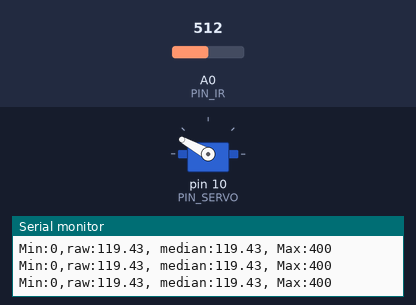
A sketch run on a simulated Arduino Uno, built with avr-gcc and run on an emulated ATmega328P. On the bench: servo, the last lines printed to the serial monitor. The inputs (shaded band) are chosen by the test bench; at power-on: A0 (PIN_IR) = 512.

Above: at 1.2 s.
1.3 s: A0 (PIN_IR) set to 270
2.8 s: A0 (PIN_IR) set to 250
At 3.2 s:
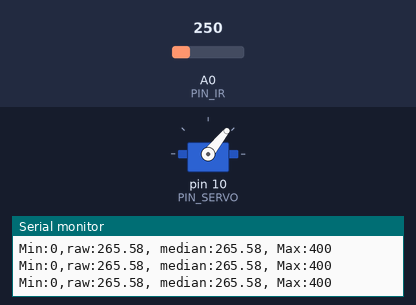
4.4 s: A0 (PIN_IR) set to 306
At 5.6 s:
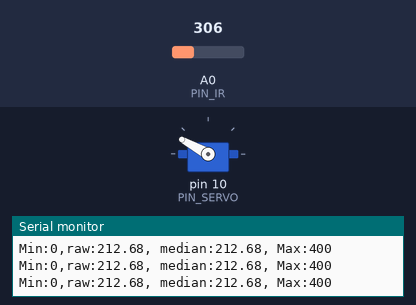
5.9 s: A0 (PIN_IR) set to 245
At 6.7 s:
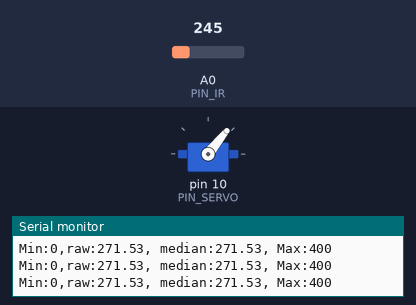
Timing chart, 0 to 8.5 s (numbered marks = the images above; inputs shaded):
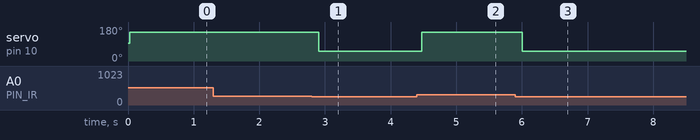

The sketch:

21_bbc_20181615.ino
```cpp
#include <Servo.h>

// Arduino pin assignment
#define PIN_IR A0
#define PIN_SERVO 10

// Configurable parameters
#define INTERVAL 25    // 샘플링 주기
#define _DIST_MIN 70   // 측정 가능한 최소 거리 (unit: mm)
#define _DIST_MAX 450  // 측정 가능한 최대 거리 (unit: mm)
#define _DUTY_MIN 1065 // 최고 각도
#define _DUTY_NEU 1520 // 수평
#define _DUTY_MAX 2100 // 최저 각도

// Global variables
float dist_min, dist_max, dist_raw; // unit: mm
unsigned long last_sampling_time;   // unit: ms
float last_reading;                 // 마지막 reading 값

// 중위수 필터 관련
#define QUEUE_SIZE 8  // 큐 사이즈 지정
// 이하 구조체 정의 ============================
// 큐의 연결 리스트를 구성하는 각 요소(노드)
typedef struct Node {
  float data; // 측정값을 기록할 변수
  struct Node *next; // 다음 노드를 가리키는 포인터 변수
} Node;

// Singly Linked List로 구현한 큐
// 큐의 각 요소들은 모두 오름차순으로 정렬됨이 보장된다.
typedef struct MedianQueue {
  int MAX_CNT; // 큐에 저장할 수 있는 최대 개수
  int cnt; // 큐에 저장된 현재 개수
  Node *front; // 큐의 맨 앞 노드
  Node *rear; // 큐의 맨 뒤 노드
} MedianQueue;
// 이상 구조체 정의 ============================

Servo myservo;

MedianQueue queue;
float median;

void setup() {
  // GPIO 핀 초기화
  myservo.attach(PIN_SERVO);
  myservo.writeMicroseconds(_DUTY_NEU);

  // 거리 측정 관련 변수 초기화
  dist_min = _DIST_MIN;
  dist_max = _DIST_MAX;
  dist_raw = 0.0;                    // USS로부터 읽어온 처리 전의 거리 (unit: mm)

  // 큐 초기화
  int queue_capacity = QUEUE_SIZE;
  init_queue(&queue, queue_capacity);

  Serial.begin(115200);

  last_sampling_time = 0;
  last_reading = 0;
}

void loop() {
  if (millis() < last_sampling_time + INTERVAL)
    return;

  dist_raw = ir_distance();

  // 정상입력: 가장 최근의 거리값을 현재 거리값으로 갱신
  if (dist_min <= dist_raw && dist_raw <= dist_max)
    last_reading = dist_raw;
  // 비정상입력: 현재 거리값을 가장 최근의 거리값으로 대체
  else
    dist_raw = last_reading;

  update_queue(&queue, dist_raw);
  median = get_median_val(&queue);

  Serial.print("Min:0,");
  Serial.print("raw:");
  Serial.print(dist_raw);
  Serial.print(", ");
  Serial.print("median:");
  Serial.print(median);
  Serial.print(", ");
  Serial.println("Max:400");

  if (median < 255)
    myservo.writeMicroseconds(_DUTY_MAX);
  else
    myservo.writeMicroseconds(_DUTY_MIN);

  last_sampling_time += INTERVAL;
}

float ir_distance(void){ // return value unit: mm
  float val;
  float volt = float(analogRead(PIN_IR));
  val = ((6762.0/(volt-9.0))-1.5) * 10.0;
  return val;
}

// 이하 중위수 필터 관련 함수 정의 =============================
// 버블 정렬
void bubble_sort(float *arr, int size) {
  float tmp_for_swap;

  for(int i=size; i>1; i--) {
    for(int j=1; j<i; j++) {
      if(arr[j-1] > arr[j]) {
        float tmp_for_swap = arr[j-1];
        arr[j-1] = arr[j];
        arr[j] = tmp_for_swap;
      }
    }
  }
}

// 큐 초기화
void init_queue(MedianQueue *queue, int queue_capacity) {
  queue->MAX_CNT = queue_capacity;
  queue->cnt = 0;
  queue->front = NULL;
  queue->rear = NULL;
}

// 큐가 비어 있는지 확인
int is_empty(MedianQueue *queue) {
  return (queue->cnt == 0);
}

// 큐가 가득 찼는지 확인
int is_full(MedianQueue *queue) {
  return (queue->MAX_CNT <= queue->cnt);
}

// 새 데이터를 삽입
void enqueue(MedianQueue *queue, float data) {
  // 삽입할 새 노드 생성
  Node *new_node = (Node*)malloc(sizeof(Node));
  new_node->data = data;
  new_node->next = NULL;

  // 큐가 비어 있는 경우
  if (is_empty(queue)) {
    // 새 노드가 곧 큐의 시작이자 끝이 됨
    queue->front = new_node;
    queue->rear = new_node;
  }
  // 큐가 비어 있지 않은 경우
  else {
    // 기존의 끝 노드의 다음 노드를 연결
    queue->rear->next = new_node;
    // 큐의 마지막 노드를 새 노드로 지정
    queue->rear = new_node;
  }

  // 갯수 업데이트
  queue->cnt++;
}

// 맨 앞의 데이터(가장 오래된 데이터)를 버림
// 버린 값은 더 이상 사용하지 않으므로, 반환에 성공하면 1, 실패하면 0을 반환
int dequeue(MedianQueue *queue) {
  // 큐가 비어 있을 경우 0을 반환(반환 실패)
  if (is_empty(queue))
      return 0;

  // 큐가 비어 있지 않은 경우 큐의 맨 앞 요소의 값을 반환
  Node *target_node;

  // 큐의 첫 노드를 선택
  target_node = queue->front;
  // 'deque 이전 시점의 첫 노드의 다음 노드'로 큐의 첫 번째 노드를 갱신
  // 만약 큐가 비어 있었을 경우 첫 노드가 NULL이 됨
  queue->front = target_node->next;
  // 메모리 해제 : 더 이상 target_node를 가리키는 노드가 없으므로
  free(target_node);

  // 갯수 업데이트
  queue->cnt--;

  // deque에 성공했으므로 1을 반환
  return 1;
}

void update_queue(MedianQueue *queue, float data) {
  // 만약 최대 저장 가능 갯수보다 많거나 같게 저장되어 있다면
  if(is_full(queue)) {
    // 우선 가장 오래된 데이터를 버린다
    dequeue(queue);
  }

  // 적절한 위치에 새 데이터를 삽입한다.
  enqueue(queue, data);
}

float get_median_val(MedianQueue *que) {
  int length = que->cnt;

  // 값들을 오름차순으로 정렬해 저장하기 위한 배열
  float value_arr[length];
  // 배열 초기화
  Node *cur_node = que->front;
  for(int i=0; i<length; i++) {
    value_arr[i] = cur_node->data;
    cur_node = cur_node->next;
  }

  // 배열을 오름차순으로 정렬
  bubble_sort(value_arr, length);

  // 만약 큐의 길이가 홀수이면
  if (length%2 !=0) {
    // 정 가운데 있는 값을 반환
    return value_arr[int(length/2)];
  }

  // 만약 큐의 길이가 짝수이면
  else {
    // 가운데 있는 두 노드의 평균을 반환;
    return (value_arr[int(length/2)] + value_arr[int(length/2)-1]) / 2;
  }
}
```

Measured:
- the behaviour switches between 260 and 259 on A0 (PIN_IR) (found by bisection; images 0 and 1)
- after the input at 2.8 s, servo on pin 10 (PIN_SERVO): 151° → 51° after 0.10 s
- after the input at 4.4 s, servo on pin 10 (PIN_SERVO): 51° → 151° after 0.08 s
- after the input at 5.9 s, servo on pin 10 (PIN_SERVO): 151° → 51° after 0.10 s
